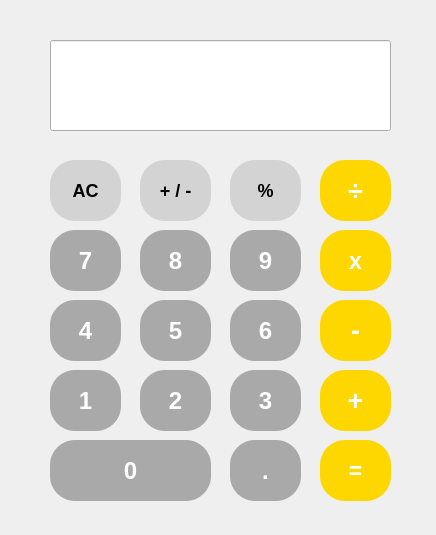
<?xml version="1.0" encoding="UTF-8"?>
<ui version="4.0">
 <class>Dialog</class>
 <widget class="QDialog" name="Dialog">
  <property name="geometry">
   <rect>
    <x>0</x>
    <y>0</y>
    <width>436</width>
    <height>535</height>
   </rect>
  </property>
  <property name="windowTitle">
   <string>Dialog</string>
  </property>
  <widget class="QLineEdit" name="result_screen">
   <property name="geometry">
    <rect>
     <x>50</x>
     <y>40</y>
     <width>341</width>
     <height>91</height>
    </rect>
   </property>
   <property name="readOnly">
    <bool>true</bool>
   </property>
  </widget>
  <widget class="QPushButton" name="clear_btn">
   <property name="geometry">
    <rect>
     <x>50</x>
     <y>160</y>
     <width>71</width>
     <height>61</height>
    </rect>
   </property>
   <property name="styleSheet">
    <string notr="true">QPushButton {
    background-color: #d3d3d3;  /* 진한 회색 배경 (#a9a9a9는 다크 그레이) */
    border-radius: 25px;  /* 버튼이 완전히 동그랗게 보이도록 반지름 설정 */
    width: 50px;  /* 가로 크기 */
    height: 50px;  /* 세로 크기, 가로와 동일하게 설정 */
	 color: black;  /* 글자 색상 */
    font-size: 18px;  /* 글자 크기 */
    font-weight: bold;  /* 글자 두께를 굵게 */
}
</string>
   </property>
   <property name="text">
    <string>AC</string>
   </property>
  </widget>
  <widget class="QPushButton" name="convert_op">
   <property name="geometry">
    <rect>
     <x>140</x>
     <y>160</y>
     <width>71</width>
     <height>61</height>
    </rect>
   </property>
   <property name="styleSheet">
    <string notr="true">QPushButton {
    background-color: #d3d3d3;  /* 진한 회색 배경 (#a9a9a9는 다크 그레이) */
    border-radius: 25px;  /* 버튼이 완전히 동그랗게 보이도록 반지름 설정 */
    width: 50px;  /* 가로 크기 */
    height: 50px;  /* 세로 크기, 가로와 동일하게 설정 */
	 color: black;  /* 글자 색상 */
    font-size: 18px;  /* 글자 크기 */
    font-weight: bold;  /* 글자 두께를 굵게 */
}
</string>
   </property>
   <property name="text">
    <string>+ / -</string>
   </property>
  </widget>
  <widget class="QPushButton" name="percentage_btn">
   <property name="geometry">
    <rect>
     <x>230</x>
     <y>160</y>
     <width>71</width>
     <height>61</height>
    </rect>
   </property>
   <property name="styleSheet">
    <string notr="true">QPushButton {
    background-color: #d3d3d3;  /* 진한 회색 배경 (#a9a9a9는 다크 그레이) */
    border-radius: 25px;  /* 버튼이 완전히 동그랗게 보이도록 반지름 설정 */
    width: 50px;  /* 가로 크기 */
    height: 50px;  /* 세로 크기, 가로와 동일하게 설정 */
	 color: black;  /* 글자 색상 */
    font-size: 18px;  /* 글자 크기 */
    font-weight: bold;  /* 글자 두께를 굵게 */
}
</string>
   </property>
   <property name="text">
    <string>%</string>
   </property>
  </widget>
  <widget class="QPushButton" name="divide_btn">
   <property name="geometry">
    <rect>
     <x>320</x>
     <y>160</y>
     <width>71</width>
     <height>61</height>
    </rect>
   </property>
   <property name="styleSheet">
    <string notr="true">QPushButton {
    background-color: #FFD700;  /* 진한 회색 배경 (#a9a9a9는 다크 그레이) */
    border-radius: 25px;  /* 버튼이 완전히 동그랗게 보이도록 반지름 설정 */
    width: 50px;  /* 가로 크기 */
    height: 50px;  /* 세로 크기, 가로와 동일하게 설정 */
	 color: white;  /* 글자 색상 */
    font-size: 27px;  /* 글자 크기 */
    font-weight: bold;  /* 글자 두께를 굵게 */
}
</string>
   </property>
   <property name="text">
    <string>÷</string>
   </property>
  </widget>
  <widget class="QPushButton" name="multiply_btn">
   <property name="geometry">
    <rect>
     <x>320</x>
     <y>230</y>
     <width>71</width>
     <height>61</height>
    </rect>
   </property>
   <property name="styleSheet">
    <string notr="true">QPushButton {
    background-color: #FFD700;  /* 진한 회색 배경 (#a9a9a9는 다크 그레이) */
    border-radius: 25px;  /* 버튼이 완전히 동그랗게 보이도록 반지름 설정 */
    width: 50px;  /* 가로 크기 */
    height: 50px;  /* 세로 크기, 가로와 동일하게 설정 */
	 color: white;  /* 글자 색상 */
    font-size: 23px;  /* 글자 크기 */
    font-weight: bold;  /* 글자 두께를 굵게 */
}
</string>
   </property>
   <property name="text">
    <string>x</string>
   </property>
  </widget>
  <widget class="QPushButton" name="digit_8">
   <property name="geometry">
    <rect>
     <x>140</x>
     <y>230</y>
     <width>71</width>
     <height>61</height>
    </rect>
   </property>
   <property name="styleSheet">
    <string notr="true">QPushButton {
    background-color: #a9a9a9;  /* 진한 회색 배경 (#a9a9a9는 다크 그레이) */
    border-radius: 25px;  /* 버튼이 완전히 동그랗게 보이도록 반지름 설정 */
    width: 50px;  /* 가로 크기 */
    height: 50px;  /* 세로 크기, 가로와 동일하게 설정 */
	 color: white;  /* 글자 색상 */
    font-size: 24px;  /* 글자 크기 */
    font-weight: bold;  /* 글자 두께를 굵게 */
}
</string>
   </property>
   <property name="text">
    <string>8</string>
   </property>
  </widget>
  <widget class="QPushButton" name="digit_9">
   <property name="geometry">
    <rect>
     <x>230</x>
     <y>230</y>
     <width>71</width>
     <height>61</height>
    </rect>
   </property>
   <property name="styleSheet">
    <string notr="true">QPushButton {
    background-color: #a9a9a9;  /* 진한 회색 배경 (#a9a9a9는 다크 그레이) */
    border-radius: 25px;  /* 버튼이 완전히 동그랗게 보이도록 반지름 설정 */
    width: 50px;  /* 가로 크기 */
    height: 50px;  /* 세로 크기, 가로와 동일하게 설정 */
	 color: white;  /* 글자 색상 */
    font-size: 24px;  /* 글자 크기 */
    font-weight: bold;  /* 글자 두께를 굵게 */
}

</string>
   </property>
   <property name="text">
    <string>9</string>
   </property>
  </widget>
  <widget class="QPushButton" name="digit_7">
   <property name="geometry">
    <rect>
     <x>50</x>
     <y>230</y>
     <width>71</width>
     <height>61</height>
    </rect>
   </property>
   <property name="styleSheet">
    <string notr="true">QPushButton {
    background-color: #a9a9a9;  /* 진한 회색 배경 (#a9a9a9는 다크 그레이) */
    border-radius: 25px;  /* 버튼이 완전히 동그랗게 보이도록 반지름 설정 */
    width: 50px;  /* 가로 크기 */
    height: 50px;  /* 세로 크기, 가로와 동일하게 설정 */
	 color: white;  /* 글자 색상 */
    font-size: 24px;  /* 글자 크기 */
    font-weight: bold;  /* 글자 두께를 굵게 */
}
</string>
   </property>
   <property name="text">
    <string>7</string>
   </property>
  </widget>
  <widget class="QPushButton" name="minus_btn">
   <property name="geometry">
    <rect>
     <x>320</x>
     <y>300</y>
     <width>71</width>
     <height>61</height>
    </rect>
   </property>
   <property name="styleSheet">
    <string notr="true">QPushButton {
    background-color: #FFD700;  /* 진한 회색 배경 (#a9a9a9는 다크 그레이) */
    border-radius: 25px;  /* 버튼이 완전히 동그랗게 보이도록 반지름 설정 */
    width: 50px;  /* 가로 크기 */
    height: 50px;  /* 세로 크기, 가로와 동일하게 설정 */
	 color: white;  /* 글자 색상 */
    font-size: 27px;  /* 글자 크기 */
    font-weight: bold;  /* 글자 두께를 굵게 */
}
</string>
   </property>
   <property name="text">
    <string>-</string>
   </property>
  </widget>
  <widget class="QPushButton" name="digit_6">
   <property name="geometry">
    <rect>
     <x>230</x>
     <y>300</y>
     <width>71</width>
     <height>61</height>
    </rect>
   </property>
   <property name="styleSheet">
    <string notr="true">QPushButton {
    background-color: #a9a9a9;  /* 진한 회색 배경 (#a9a9a9는 다크 그레이) */
    border-radius: 25px;  /* 버튼이 완전히 동그랗게 보이도록 반지름 설정 */
    width: 50px;  /* 가로 크기 */
    height: 50px;  /* 세로 크기, 가로와 동일하게 설정 */
	 color: white;  /* 글자 색상 */
    font-size: 24px;  /* 글자 크기 */
    font-weight: bold;  /* 글자 두께를 굵게 */
}
</string>
   </property>
   <property name="text">
    <string>6</string>
   </property>
  </widget>
  <widget class="QPushButton" name="digit_5">
   <property name="geometry">
    <rect>
     <x>140</x>
     <y>300</y>
     <width>71</width>
     <height>61</height>
    </rect>
   </property>
   <property name="styleSheet">
    <string notr="true">QPushButton {
    background-color: #a9a9a9;  /* 진한 회색 배경 (#a9a9a9는 다크 그레이) */
    border-radius: 25px;  /* 버튼이 완전히 동그랗게 보이도록 반지름 설정 */
    width: 50px;  /* 가로 크기 */
    height: 50px;  /* 세로 크기, 가로와 동일하게 설정 */
	 color: white;  /* 글자 색상 */
    font-size: 24px;  /* 글자 크기 */
    font-weight: bold;  /* 글자 두께를 굵게 */
}
</string>
   </property>
   <property name="text">
    <string>5</string>
   </property>
  </widget>
  <widget class="QPushButton" name="digit_4">
   <property name="geometry">
    <rect>
     <x>50</x>
     <y>300</y>
     <width>71</width>
     <height>61</height>
    </rect>
   </property>
   <property name="styleSheet">
    <string notr="true">QPushButton {
    background-color: #a9a9a9;  /* 진한 회색 배경 (#a9a9a9는 다크 그레이) */
    border-radius: 25px;  /* 버튼이 완전히 동그랗게 보이도록 반지름 설정 */
    width: 50px;  /* 가로 크기 */
    height: 50px;  /* 세로 크기, 가로와 동일하게 설정 */
	 color: white;  /* 글자 색상 */
    font-size: 24px;  /* 글자 크기 */
    font-weight: bold;  /* 글자 두께를 굵게 */
}
</string>
   </property>
   <property name="text">
    <string>4</string>
   </property>
  </widget>
  <widget class="QPushButton" name="plus_btn">
   <property name="geometry">
    <rect>
     <x>320</x>
     <y>370</y>
     <width>71</width>
     <height>61</height>
    </rect>
   </property>
   <property name="styleSheet">
    <string notr="true">QPushButton {
    background-color: #FFD700;  /* 진한 회색 배경 (#a9a9a9는 다크 그레이) */
    border-radius: 25px;  /* 버튼이 완전히 동그랗게 보이도록 반지름 설정 */
    width: 50px;  /* 가로 크기 */
    height: 50px;  /* 세로 크기, 가로와 동일하게 설정 */
	 color: white;  /* 글자 색상 */
    font-size: 27px;  /* 글자 크기 */
    font-weight: bold;  /* 글자 두께를 굵게 */
}
</string>
   </property>
   <property name="text">
    <string>+</string>
   </property>
  </widget>
  <widget class="QPushButton" name="digit_1">
   <property name="geometry">
    <rect>
     <x>50</x>
     <y>370</y>
     <width>71</width>
     <height>61</height>
    </rect>
   </property>
   <property name="styleSheet">
    <string notr="true">QPushButton {
    background-color: #a9a9a9;  /* 진한 회색 배경 (#a9a9a9는 다크 그레이) */
    border-radius: 25px;  /* 버튼이 완전히 동그랗게 보이도록 반지름 설정 */
    width: 50px;  /* 가로 크기 */
    height: 50px;  /* 세로 크기, 가로와 동일하게 설정 */
	 color: white;  /* 글자 색상 */
    font-size: 24px;  /* 글자 크기 */
    font-weight: bold;  /* 글자 두께를 굵게 */
}
</string>
   </property>
   <property name="text">
    <string>1</string>
   </property>
  </widget>
  <widget class="QPushButton" name="digit_3">
   <property name="geometry">
    <rect>
     <x>230</x>
     <y>370</y>
     <width>71</width>
     <height>61</height>
    </rect>
   </property>
   <property name="styleSheet">
    <string notr="true">QPushButton {
    background-color: #a9a9a9;  /* 진한 회색 배경 (#a9a9a9는 다크 그레이) */
    border-radius: 25px;  /* 버튼이 완전히 동그랗게 보이도록 반지름 설정 */
    width: 50px;  /* 가로 크기 */
    height: 50px;  /* 세로 크기, 가로와 동일하게 설정 */
	 color: white;  /* 글자 색상 */
    font-size: 24px;  /* 글자 크기 */
    font-weight: bold;  /* 글자 두께를 굵게 */
}
</string>
   </property>
   <property name="text">
    <string>3</string>
   </property>
  </widget>
  <widget class="QPushButton" name="digit_2">
   <property name="geometry">
    <rect>
     <x>140</x>
     <y>370</y>
     <width>71</width>
     <height>61</height>
    </rect>
   </property>
   <property name="styleSheet">
    <string notr="true">QPushButton {
    background-color: #a9a9a9;  /* 진한 회색 배경 (#a9a9a9는 다크 그레이) */
    border-radius: 25px;  /* 버튼이 완전히 동그랗게 보이도록 반지름 설정 */
    width: 50px;  /* 가로 크기 */
    height: 50px;  /* 세로 크기, 가로와 동일하게 설정 */
	 color: white;  /* 글자 색상 */
    font-size: 24px;  /* 글자 크기 */
    font-weight: bold;  /* 글자 두께를 굵게 */
}
</string>
   </property>
   <property name="text">
    <string>2</string>
   </property>
  </widget>
  <widget class="QPushButton" name="equal_btn">
   <property name="geometry">
    <rect>
     <x>320</x>
     <y>440</y>
     <width>71</width>
     <height>61</height>
    </rect>
   </property>
   <property name="styleSheet">
    <string notr="true">QPushButton {
    background-color: #FFD700;  /* 진한 회색 배경 (#a9a9a9는 다크 그레이) */
    border-radius: 25px;  /* 버튼이 완전히 동그랗게 보이도록 반지름 설정 */
    width: 50px;  /* 가로 크기 */
    height: 50px;  /* 세로 크기, 가로와 동일하게 설정 */
	 color: white;  /* 글자 색상 */
    font-size: 23px;  /* 글자 크기 */
    font-weight: bold;  /* 글자 두께를 굵게 */
}
</string>
   </property>
   <property name="text">
    <string>=</string>
   </property>
  </widget>
  <widget class="QPushButton" name="decimal_point">
   <property name="geometry">
    <rect>
     <x>230</x>
     <y>440</y>
     <width>71</width>
     <height>61</height>
    </rect>
   </property>
   <property name="styleSheet">
    <string notr="true">QPushButton {
    background-color: #a9a9a9;  /* 진한 회색 배경 (#a9a9a9는 다크 그레이) */
    border-radius: 25px;  /* 버튼이 완전히 동그랗게 보이도록 반지름 설정 */
    width: 50px;  /* 가로 크기 */
    height: 50px;  /* 세로 크기, 가로와 동일하게 설정 */
	 color: white;  /* 글자 색상 */
    font-size: 24px;  /* 글자 크기 */
    font-weight: bold;  /* 글자 두께를 굵게 */
}
</string>
   </property>
   <property name="text">
    <string>.</string>
   </property>
  </widget>
  <widget class="QPushButton" name="digit_0">
   <property name="geometry">
    <rect>
     <x>50</x>
     <y>440</y>
     <width>161</width>
     <height>61</height>
    </rect>
   </property>
   <property name="styleSheet">
    <string notr="true">QPushButton {
    background-color: #a9a9a9;  /* 진한 회색 배경 (#a9a9a9는 다크 그레이) */
    border-radius: 25px;  /* 버튼이 완전히 동그랗게 보이도록 반지름 설정 */
    width: 50px;  /* 가로 크기 */
    height: 50px;  /* 세로 크기, 가로와 동일하게 설정 */
	 color: white;  /* 글자 색상 */
    font-size: 24px;  /* 글자 크기 */
    font-weight: bold;  /* 글자 두께를 굵게 */
}
</string>
   </property>
   <property name="text">
    <string>0</string>
   </property>
  </widget>
 </widget>
 <resources/>
 <connections/>
</ui>
